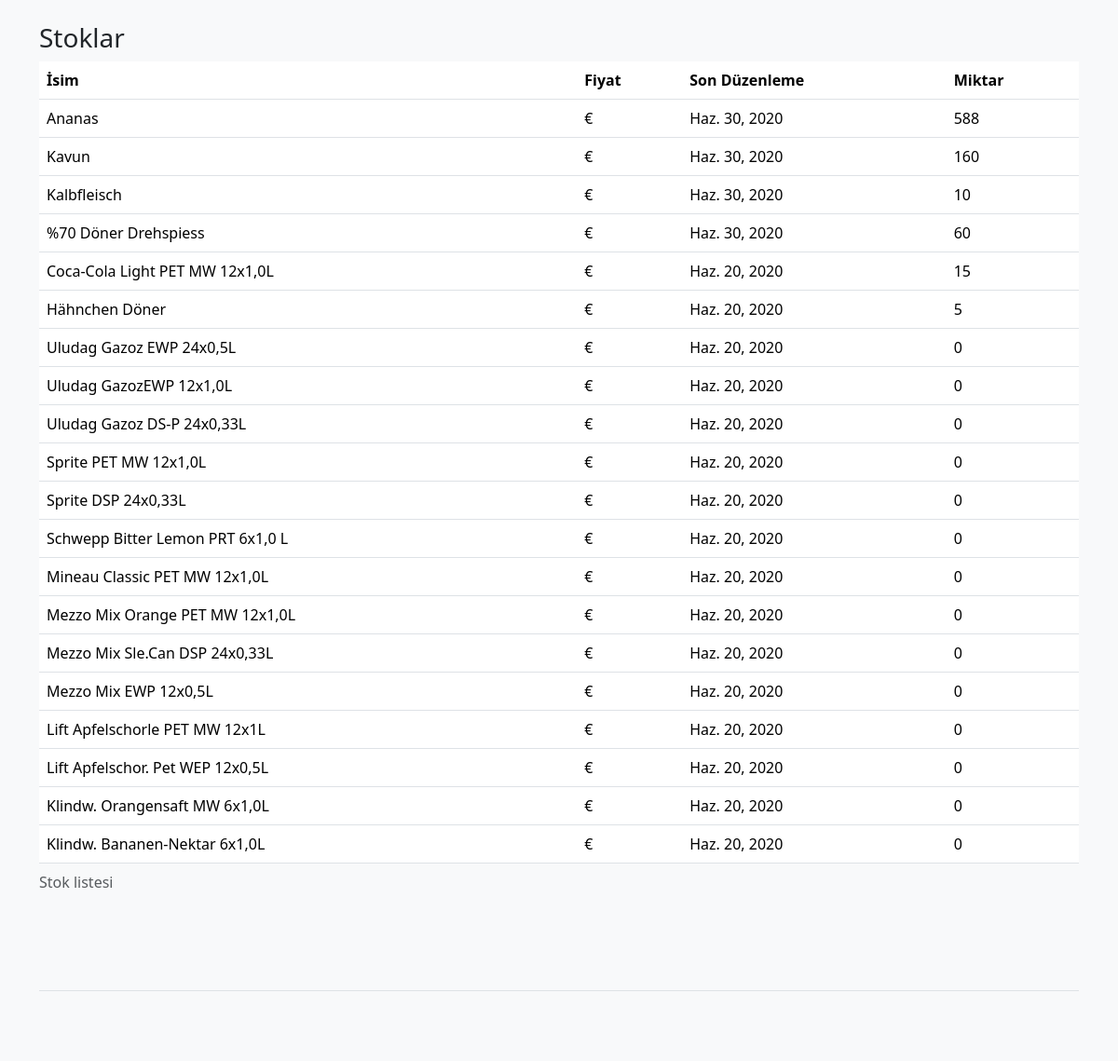
The app's page / (signed in) with its own data.
### main/models.py (models this page shows, shortened)
class Stock(models.Model):
    product = models.ForeignKey('Product', on_delete=models.CASCADE)
    quantity = models.PositiveIntegerField(default=0)
    create_date = models.DateTimeField(auto_now_add=True)
    last_mod = models.DateTimeField(auto_now=True)
    class Meta:
        ordering = ['-last_mod']
        verbose_name = _('Stock')
        verbose_name_plural = _('Stocks')

class Product(models.Model):
    name = models.CharField(max_length=200, unique=True)
    category = models.ForeignKey(Category,
                                 on_delete=models.CASCADE,
                                 null=True,
                                 blank=True)
    create_date = models.DateTimeField(auto_now_add=True)
    last_mod = models.DateTimeField(auto_now=True)
    class Meta:
        ordering = ['-create_date']
        verbose_name = _('Product')
        verbose_name_plural = _('Products')

### main/views.py (the view)
# urls.py: path('', views.StockListView.as_view(), name='index'),
class StockListView(LoginRequiredMixin, ListView):
    model = Stock
    paginate_by = 20
    template_name = 'main/index.html'

### templates/main/index.html (shortened to what this page needs)
{% extends 'main/_layout.html' %}
{% load i18n %}
{% load bootstrap_pagination %}
{% block content %}
<div class="container" id="vue">
    <div class="row">
	<div class="col-12">
	    <h1>{% trans "Stocks" %}</h1>
	</div>
	<div class="table-responsive table-hover">
	  <table class="table">
	    <caption>{% trans "List of stocks" %}</caption>
	    <thead>
	      <tr>
		  <th scope="col">{% trans "Name" %}</th>
		  <th scope="col">{% trans "Price" %}</th>
		  <th scope="col">{% trans "Last Modification" %}</th>
		<th scope="col">{% trans "Quantity" %}</th>
	      </tr>
	    </thead>
	    <tbody>
		{% for stock in object_list %}
		<tr>
		    <td>{{ stock.product.name }}</td>
		    <td>{{ stock.product.price }}€</td>
		    <td>{{ stock.last_mod|date }}</td>
		    <td>{{ stock.quantity }}</td>
	      </tr>
	      {% endfor %}
	    </tbody>
	  </table>
	</div>
    </div>
</div>
{% endblock %}

### templates/main/_layout.html (shortened to what this page needs)
{% load static %}
<!DOCTYPE html>
<html lang="en">
    <head>
	<link type="text/css" rel="stylesheet" href="https://unpkg.com/bootstrap/dist/css/bootstrap.min.css"/>
	<link type="text/css" rel="stylesheet" href="https://unpkg.com/bootstrap-vue@latest/dist/bootstrap-vue.css"/>
	<link type="text/css" rel="stylesheet" href="{% static 'main/style.css' %}"/>
	<link rel="stylesheet" href="https://use.fontawesome.com/releases/v5.7.2/css/all.css">
	<link rel="stylesheet" type="text/css" href="https://cdnjs.cloudflare.com/ajax/libs/cookieconsent2/3.1.1/cookieconsent.min.css" />
    </head>
    <body class="bg-light">
	<main class="pt-4" id="main">
	    {% block content %}
	    {% endblock %}
	</main>
        <div class="container pt-4">
	    {% include 'main/_footer.html' %}
        </div>
	<link href="https://unpkg.com/vue-bootstrap-typeahead/dist/VueBootstrapTypeahead.css" rel="stylesheet">
    </body>
</html>

### templates/main/_navbar.html (shortened to what this page needs)
{% load i18n %}

### templates/main/_footer.html (shortened to what this page needs)
<footer class="pt-4 my-md-5 pt-md-5 border-top">
</footer>

### main/static/main/style.css (style rules this page uses)
h1 { font-size: 1.75rem; }

### records on screen
Stock: product.name "Ananas", last_mod "Haz. 30, 2020", quantity "588"
Stock: product.name "Kavun", last_mod "Haz. 30, 2020", quantity "160"
Stock: product.name "Kalbfleisch", last_mod "Haz. 30, 2020", quantity "10"
Stock: product.name "%70 Döner Drehspiess", last_mod "Haz. 30, 2020", quantity "60"
Stock: product.name "Coca-Cola Light PET MW 12x1,0L", last_mod "Haz. 20, 2020", quantity "15"
Stock: product.name "Hähnchen Döner", last_mod "Haz. 20, 2020", quantity "5"
Stock: product.name "Uludag Gazoz EWP 24x0,5L", last_mod "Haz. 20, 2020", quantity "0"
Stock: product.name "Uludag GazozEWP 12x1,0L", last_mod "Haz. 20, 2020", quantity "0"
Stock: product.name "Uludag Gazoz DS-P 24x0,33L", last_mod "Haz. 20, 2020", quantity "0"
Stock: product.name "Sprite PET MW 12x1,0L", last_mod "Haz. 20, 2020", quantity "0"
Stock: product.name "Sprite DSP 24x0,33L", last_mod "Haz. 20, 2020", quantity "0"
Stock: product.name "Schwepp Bitter Lemon PRT 6x1,0 L", last_mod "Haz. 20, 2020", quantity "0"
Stock: product.name "Mineau Classic PET MW 12x1,0L", last_mod "Haz. 20, 2020", quantity "0"
Stock: product.name "Mezzo Mix Orange PET MW 12x1,0L", last_mod "Haz. 20, 2020", quantity "0"
Stock: product.name "Mezzo Mix Sle.Can DSP 24x0,33L", last_mod "Haz. 20, 2020", quantity "0"
Stock: product.name "Mezzo Mix EWP 12x0,5L", last_mod "Haz. 20, 2020", quantity "0"
Stock: product.name "Lift Apfelschorle PET MW 12x1L", last_mod "Haz. 20, 2020", quantity "0"
Stock: product.name "Lift Apfelschor. Pet WEP 12x0,5L", last_mod "Haz. 20, 2020", quantity "0"
Stock: product.name "Klindw. Orangensaft MW 6x1,0L", last_mod "Haz. 20, 2020", quantity "0"
Stock: product.name "Klindw. Bananen-Nektar 6x1,0L", last_mod "Haz. 20, 2020", quantity "0"
